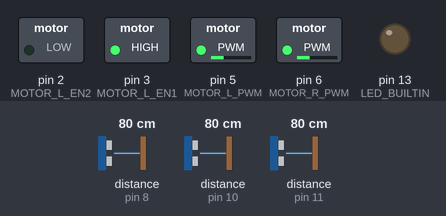
This sketch was run on a simulated Arduino Uno, built with avr-gcc and run on an emulated ATmega328P. Parts: switched loads named in the sketch (green lamp = pin HIGH), output pins drawn as LEDs (lit = HIGH). The test bench sets the inputs (shaded band); at power-on: distance to the obstacle (sensors on pin 10, pin 8, pin 11) 80 cm. What the sketch prints to the serial monitor is not drawn.

Above: at 1.2 s.
1.3 s: distance to the obstacle (sensor on pin 10) set to 60 cm
Timing chart, 0 to 4.3 s (numbered marks = the images above; inputs shaded):
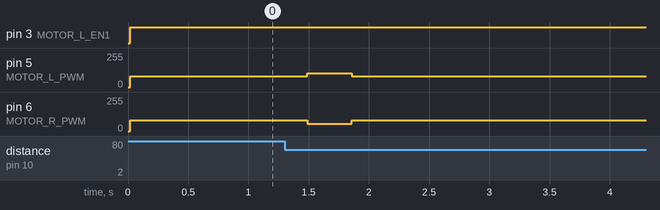

The sketch:

wall_follow_oneside.ino
```cpp
// C++ code
//n mm에서 멈춤 후 우로 90도 회전
#include<NewPing.h>
//좌
#define MOTOR_L_EN1 3
#define MOTOR_L_EN2 2
#define MOTOR_L_PWM 5
//우
#define MOTOR_R_EN1 4
#define MOTOR_R_EN2 7
#define MOTOR_R_PWM 6

#define F_Sonar 8
#define R_Sonar 10
#define L_Sonar 11

#define speed_nomal 120
#define maxDistance 150//cm
#define p_gain 5

float  F_distance = 0.0,L_distance = 0.0,R_distance = 0.0,
    F_distance_old = 0.0,L_distance_old = 0.0,R_distance_old = 0.0,
    F_distance_error = 0.0,L_distance_error = 0.0,R_distance_error = 0.0;
int motor_diff =0;


NewPing Sonar[3]={
NewPing(F_Sonar,F_Sonar,maxDistance),
NewPing(R_Sonar,R_Sonar,maxDistance),
NewPing(L_Sonar,L_Sonar,maxDistance),
};

  void M_CTL(int dir_L,int dir_R,float spd_L,float spd_R){
  if((dir_L ==1)){
    if(dir_R ==1){
      digitalWrite(MOTOR_L_EN1 ,HIGH);
      digitalWrite(MOTOR_L_EN2 ,LOW);
      analogWrite(MOTOR_L_PWM,spd_L);
      //4,7 다르면 전진
      digitalWrite(MOTOR_R_EN1 ,HIGH);
        digitalWrite(MOTOR_R_EN2 ,LOW);
      analogWrite(MOTOR_R_PWM,spd_R);
      delay(250);
      }
    else if(dir_R ==-1){
      digitalWrite(MOTOR_L_EN1 ,HIGH);
      digitalWrite(MOTOR_L_EN2 ,LOW);
      analogWrite(MOTOR_L_PWM,spd_L);
      //4,7 다르면 후진
      digitalWrite(MOTOR_R_EN1 ,LOW);
        digitalWrite(MOTOR_R_EN2 ,HIGH);
      analogWrite(MOTOR_R_PWM,spd_R);
      delay(250);
    }

  }
  else if(dir_L ==-1){
    if(dir_R==-1){
      //2,3 다르면 후진
      digitalWrite(MOTOR_L_EN1 ,LOW);
      digitalWrite(MOTOR_L_EN2 ,HIGH);
      analogWrite(MOTOR_L_PWM,spd_L);
      //4,7 다르면 후진
      digitalWrite(MOTOR_R_EN1 ,LOW);
      digitalWrite(MOTOR_R_EN2 ,HIGH);
      analogWrite(MOTOR_R_PWM,spd_R);
      delay(250);
      }
    else if(dir_R==1){
      //2,3 다르면 후진
      digitalWrite(MOTOR_L_EN1 ,LOW);
      digitalWrite(MOTOR_L_EN2 ,HIGH);
      analogWrite(MOTOR_L_PWM,spd_L);
      //4,7 다르면 전진
      digitalWrite(MOTOR_R_EN1 ,HIGH);
        digitalWrite(MOTOR_R_EN2 ,LOW);
      analogWrite(MOTOR_R_PWM,spd_R);
      delay(250);
    }
  }
  else if((dir_L ==0)&&(dir_R==0)){
    //2,3 같으면 멈춤
    digitalWrite(MOTOR_L_EN1 ,HIGH);
    digitalWrite(MOTOR_L_EN2 ,HIGH);
    analogWrite(MOTOR_L_PWM,spd_L);
    //4,7 같으면 멈춤
    digitalWrite(MOTOR_R_EN1 ,HIGH);
    digitalWrite(MOTOR_R_EN2 ,HIGH);
    analogWrite(MOTOR_R_PWM,spd_R);
    delay(250);
  }

}

void read_sonar_sensor(){
  F_distance = Sonar[0].ping_cm()*10;
  R_distance = Sonar[1].ping_cm()*10;
  L_distance = Sonar[2].ping_cm()*10;
  if(R_distance == 0) R_distance = maxDistance * 10.0;
  if(L_distance == 0) L_distance = maxDistance * 10.0;
  if(F_distance == 0) F_distance = maxDistance * 10.0;
}

void update_sonar_old(){
  R_distance_old = R_distance;
  L_distance_old = L_distance;
  F_distance_old = F_distance;
  }

void update_sonar_error(){
  R_distance_error = R_distance - R_distance_old;
  L_distance_error = L_distance - L_distance_old;
  F_distance_error = F_distance - F_distance_old;
}


void setup()
{
  pinMode(LED_BUILTIN, OUTPUT);
  pinMode(MOTOR_L_EN1 ,OUTPUT);
  pinMode(MOTOR_L_EN2 ,OUTPUT);
  pinMode(MOTOR_L_EN1 ,OUTPUT);
  pinMode(MOTOR_L_EN2 ,OUTPUT);


  Serial.begin(115200);

}

void loop()
{
  read_sonar_sensor();
  update_sonar_error();
  update_sonar_old();
  Serial.print(R_distance); Serial.print(" ");
  Serial.print(R_distance_old); Serial.print(" ");
  Serial.println(R_distance_error);
  if(R_distance_error < -200){
    R_distance_error = -10;
  }
  else if(R_distance_error > 200){
    R_distance_error = 10;
  }
  Serial.println(R_distance_error);

  if(R_distance < 100){
  motor_diff =R_distance_error*p_gain*(10-R_distance);
  }
  else motor_diff =R_distance_error*p_gain;

  if( R_distance_error < -10){
    M_CTL(1,1,80+motor_diff,80-motor_diff);
  }
  else if(R_distance_error >10){
    M_CTL(1,1,80+motor_diff,80-motor_diff);
  }
  else{
    M_CTL(1,1,80,80);

  }
delay(100);
}
```

Measured:
- after the input at 1.3 s, pin 5 (MOTOR_L_PWM): 80/255 → 104/255 after 0.19 s, → 80/255 0.37 s later; pin 6 (MOTOR_R_PWM): 80/255 → 56/255 after 0.19 s, → 80/255 0.37 s later
